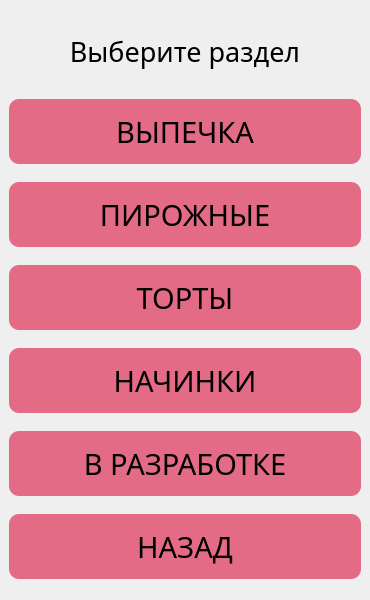
<?xml version="1.0" encoding="UTF-8"?>
<ui version="4.0">
 <class>WindowAutoOrders</class>
 <widget class="QMainWindow" name="WindowAutoOrders">
  <property name="geometry">
   <rect>
    <x>0</x>
    <y>0</y>
    <width>370</width>
    <height>600</height>
   </rect>
  </property>
  <property name="windowTitle">
   <string>Выберите раздел</string>
  </property>
  <widget class="QWidget" name="centralwidget">
   <property name="minimumSize">
    <size>
     <width>370</width>
     <height>600</height>
    </size>
   </property>
   <property name="maximumSize">
    <size>
     <width>370</width>
     <height>600</height>
    </size>
   </property>
   <layout class="QVBoxLayout" name="verticalLayout">
    <item>
     <widget class="QLabel" name="label_title">
      <property name="maximumSize">
       <size>
        <width>16777215</width>
        <height>60</height>
       </size>
      </property>
      <property name="font">
       <font>
        <family>Trebuchet MS</family>
        <pointsize>20</pointsize>
       </font>
      </property>
      <property name="layoutDirection">
       <enum>Qt::LeftToRight</enum>
      </property>
      <property name="text">
       <string>Выберите раздел</string>
      </property>
      <property name="scaledContents">
       <bool>true</bool>
      </property>
      <property name="alignment">
       <set>Qt::AlignCenter</set>
      </property>
      <property name="wordWrap">
       <bool>false</bool>
      </property>
      <property name="margin">
       <number>0</number>
      </property>
     </widget>
    </item>
    <item>
     <widget class="QPushButton" name="btn_bakery">
      <property name="enabled">
       <bool>true</bool>
      </property>
      <property name="minimumSize">
       <size>
        <width>0</width>
        <height>65</height>
       </size>
      </property>
      <property name="maximumSize">
       <size>
        <width>500</width>
        <height>65</height>
       </size>
      </property>
      <property name="baseSize">
       <size>
        <width>0</width>
        <height>0</height>
       </size>
      </property>
      <property name="font">
       <font>
        <family>Trebuchet MS</family>
        <pointsize>22</pointsize>
        <weight>50</weight>
        <bold>false</bold>
       </font>
      </property>
      <property name="styleSheet">
       <string notr="true">QPushButton {
background-color: rgb(228, 107, 134);
border: none;
border-radius: 10px}

QPushButton:hover {
border: 1px solid  rgb(0, 0, 0);
background-color: rgba(228, 107, 134, 0.9)
}

QPushButton:pressed {
border:3px solid  rgb(0, 0, 0);
background-color: rgba(228, 107, 134, 1)
}</string>
      </property>
      <property name="text">
       <string>ВЫПЕЧКА</string>
      </property>
      <property name="checkable">
       <bool>false</bool>
      </property>
     </widget>
    </item>
    <item>
     <widget class="QPushButton" name="btn_pie">
      <property name="enabled">
       <bool>true</bool>
      </property>
      <property name="minimumSize">
       <size>
        <width>0</width>
        <height>65</height>
       </size>
      </property>
      <property name="maximumSize">
       <size>
        <width>500</width>
        <height>65</height>
       </size>
      </property>
      <property name="baseSize">
       <size>
        <width>0</width>
        <height>0</height>
       </size>
      </property>
      <property name="font">
       <font>
        <family>Trebuchet MS</family>
        <pointsize>22</pointsize>
        <weight>50</weight>
        <bold>false</bold>
       </font>
      </property>
      <property name="styleSheet">
       <string notr="true">QPushButton {
background-color: rgb(228, 107, 134);
border: none;
border-radius: 10px}

QPushButton:hover {
border: 1px solid  rgb(0, 0, 0);
background-color: rgba(228, 107, 134, 0.9)
}

QPushButton:pressed {
border:3px solid  rgb(0, 0, 0);
background-color: rgba(228, 107, 134, 1)
}</string>
      </property>
      <property name="text">
       <string>ПИРОЖНЫЕ</string>
      </property>
      <property name="checkable">
       <bool>false</bool>
      </property>
     </widget>
    </item>
    <item>
     <widget class="QPushButton" name="btn_cake">
      <property name="enabled">
       <bool>true</bool>
      </property>
      <property name="minimumSize">
       <size>
        <width>0</width>
        <height>65</height>
       </size>
      </property>
      <property name="maximumSize">
       <size>
        <width>500</width>
        <height>65</height>
       </size>
      </property>
      <property name="baseSize">
       <size>
        <width>0</width>
        <height>0</height>
       </size>
      </property>
      <property name="font">
       <font>
        <family>Trebuchet MS</family>
        <pointsize>22</pointsize>
        <weight>50</weight>
        <bold>false</bold>
       </font>
      </property>
      <property name="styleSheet">
       <string notr="true">QPushButton {
background-color: rgb(228, 107, 134);
border: none;
border-radius: 10px}

QPushButton:hover {
border: 1px solid  rgb(0, 0, 0);
background-color: rgba(228, 107, 134, 0.9)
}

QPushButton:pressed {
border:3px solid  rgb(0, 0, 0);
background-color: rgba(228, 107, 134, 1)
}</string>
      </property>
      <property name="text">
       <string>ТОРТЫ</string>
      </property>
      <property name="checkable">
       <bool>false</bool>
      </property>
     </widget>
    </item>
    <item>
     <widget class="QPushButton" name="btn_filling">
      <property name="enabled">
       <bool>true</bool>
      </property>
      <property name="minimumSize">
       <size>
        <width>0</width>
        <height>65</height>
       </size>
      </property>
      <property name="maximumSize">
       <size>
        <width>500</width>
        <height>65</height>
       </size>
      </property>
      <property name="baseSize">
       <size>
        <width>0</width>
        <height>0</height>
       </size>
      </property>
      <property name="font">
       <font>
        <family>Trebuchet MS</family>
        <pointsize>22</pointsize>
        <weight>50</weight>
        <bold>false</bold>
       </font>
      </property>
      <property name="styleSheet">
       <string notr="true">QPushButton {
background-color: rgb(228, 107, 134);
border: none;
border-radius: 10px}

QPushButton:hover {
border: 1px solid  rgb(0, 0, 0);
background-color: rgba(228, 107, 134, 0.9)
}

QPushButton:pressed {
border:3px solid  rgb(0, 0, 0);
background-color: rgba(228, 107, 134, 1)
}</string>
      </property>
      <property name="text">
       <string>НАЧИНКИ</string>
      </property>
      <property name="checkable">
       <bool>false</bool>
      </property>
     </widget>
    </item>
    <item>
     <widget class="QPushButton" name="btn_pass">
      <property name="enabled">
       <bool>true</bool>
      </property>
      <property name="minimumSize">
       <size>
        <width>0</width>
        <height>65</height>
       </size>
      </property>
      <property name="maximumSize">
       <size>
        <width>500</width>
        <height>65</height>
       </size>
      </property>
      <property name="baseSize">
       <size>
        <width>0</width>
        <height>0</height>
       </size>
      </property>
      <property name="font">
       <font>
        <family>Trebuchet MS</family>
        <pointsize>22</pointsize>
        <weight>50</weight>
        <bold>false</bold>
       </font>
      </property>
      <property name="styleSheet">
       <string notr="true">QPushButton {
background-color: rgb(228, 107, 134);
border: none;
border-radius: 10px}

QPushButton:hover {
border: 1px solid  rgb(0, 0, 0);
background-color: rgba(228, 107, 134, 0.9)
}

QPushButton:pressed {
border:3px solid  rgb(0, 0, 0);
background-color: rgba(228, 107, 134, 1)
}</string>
      </property>
      <property name="text">
       <string>В РАЗРАБОТКЕ</string>
      </property>
      <property name="checkable">
       <bool>false</bool>
      </property>
     </widget>
    </item>
    <item>
     <widget class="QPushButton" name="btn_back">
      <property name="enabled">
       <bool>true</bool>
      </property>
      <property name="minimumSize">
       <size>
        <width>0</width>
        <height>65</height>
       </size>
      </property>
      <property name="maximumSize">
       <size>
        <width>500</width>
        <height>65</height>
       </size>
      </property>
      <property name="baseSize">
       <size>
        <width>0</width>
        <height>0</height>
       </size>
      </property>
      <property name="font">
       <font>
        <family>Trebuchet MS</family>
        <pointsize>22</pointsize>
        <weight>50</weight>
        <bold>false</bold>
       </font>
      </property>
      <property name="styleSheet">
       <string notr="true">QPushButton {
background-color: rgb(228, 107, 134);
border: none;
border-radius: 10px}

QPushButton:hover {
border: 1px solid  rgb(0, 0, 0);
background-color: rgba(228, 107, 134, 0.9)
}

QPushButton:pressed {
border:3px solid  rgb(0, 0, 0);
background-color: rgba(228, 107, 134, 1)
}</string>
      </property>
      <property name="text">
       <string>НАЗАД</string>
      </property>
      <property name="checkable">
       <bool>false</bool>
      </property>
     </widget>
    </item>
   </layout>
  </widget>
 </widget>
 <resources/>
 <connections/>
</ui>
